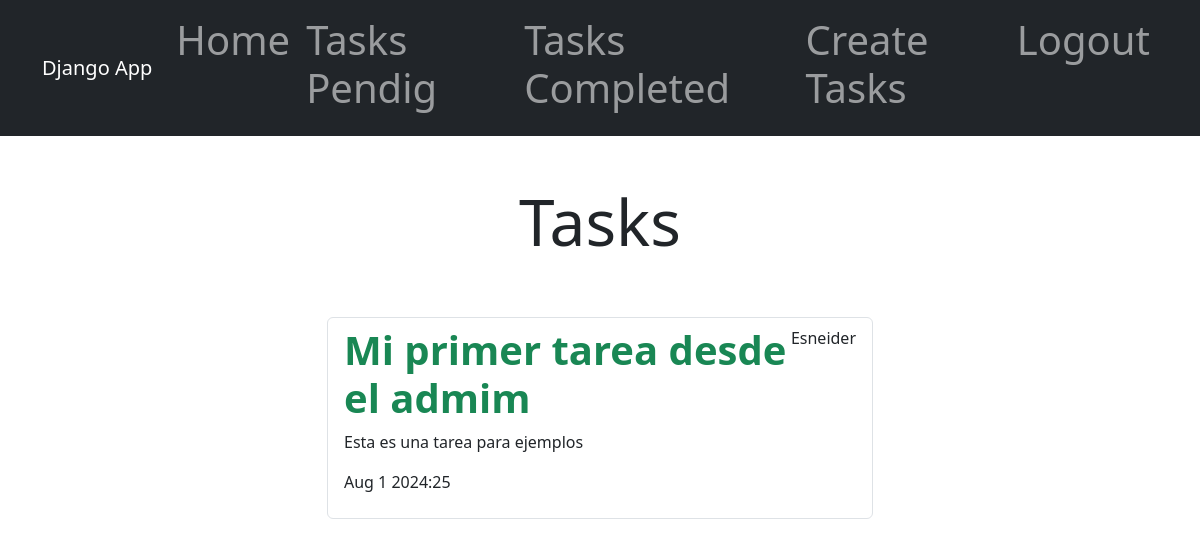
The app's page /tasks_completed/ (signed in), older data.
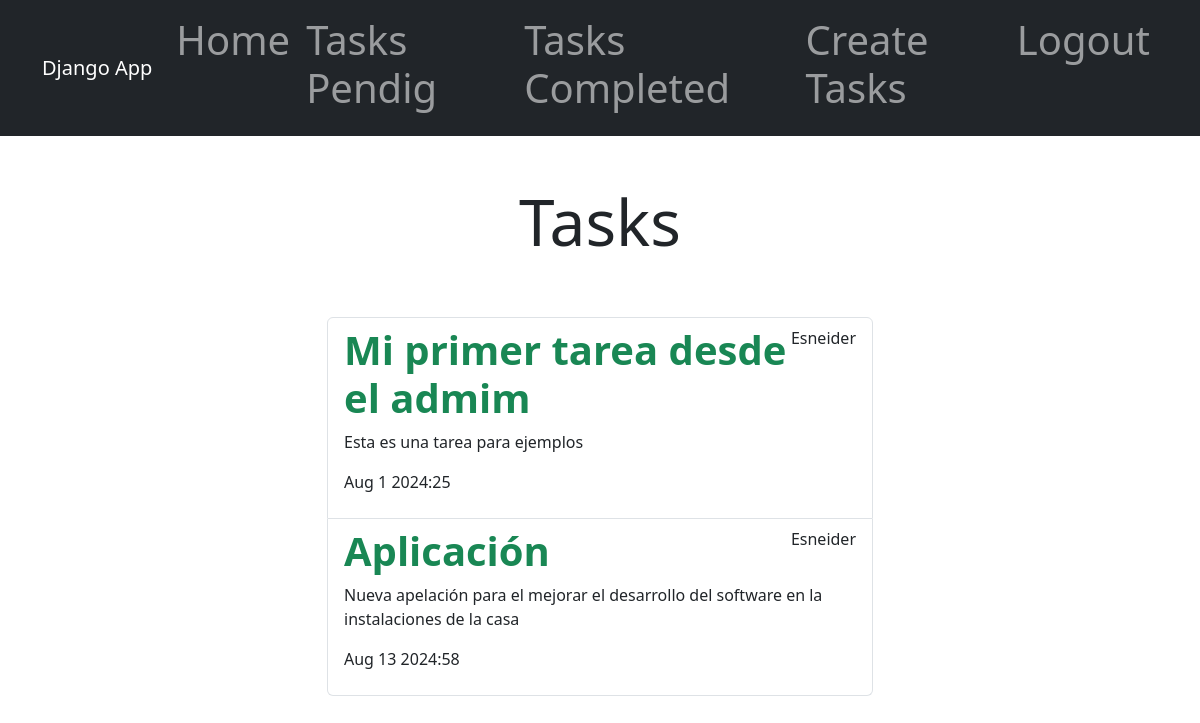
The same page, newer data.
### tasks/models.py (models this page shows, shortened)
class Task(models.Model):
    title = models.CharField(max_length=100)
    description = models.TextField(blank=True)
    created = models.DateTimeField(auto_now_add=True)
    datecompleted = models.DateTimeField(null=True, blank=True)
    important = models.BooleanField(default=False)
    user = models.ForeignKey(User, on_delete=models.CASCADE)

### tasks/views.py (the view)
# urls.py: path('tasks_completed/', views.tasks_completed, name='tasks_completed'),
@login_required
def tasks_completed(request):
    tasks = Task.objects.filter(user=request.user, datecompleted__isnull=False).order_by
    ('-datecompleted')
    return render(request, 'tasks.html',{'tasks' : tasks})

### tasks/templates/tasks.html
{% extends 'base.html' %}
{% block content %}
    <main class="container">
        <div class="row">
            <div class="col-md-6 offset-md-3">
                <h1 class="text-center display-3 py-5">Tasks</h1>
                <ul class="list-group">
                    {% for task in tasks %}
                    <a class="list-group-item" href="{% url 'task_detail' task.id %}">
                        <header class="d-flex justify-content-between">
                            {% if task.important %}
                            <h1 class="fw-bold text-success">{{task.title}}</h1>
                            {% else %}
                            <h1 class="fw-bold">{{task.title}}</h1>
                            {% endif %}
                            <p>{{task.user.username}}</p>
                        </header>
                        <p>{{task.description}}</p>
                        <p>{{task.datecompleted|date:'M j Y:i'}}</p>
                    </a>
                    {% endfor %}
                </ul>
            </div>
        </div>
    </main>
{% endblock %}

Row changes from the older to the newer data that the page shows:
added Task: title "Aplicación", user.username "Esneider", description "Nueva apelación para el mejorar el desarrollo del software en la instalaciones de la casa", datecompleted "Aug 13 2024:58"
